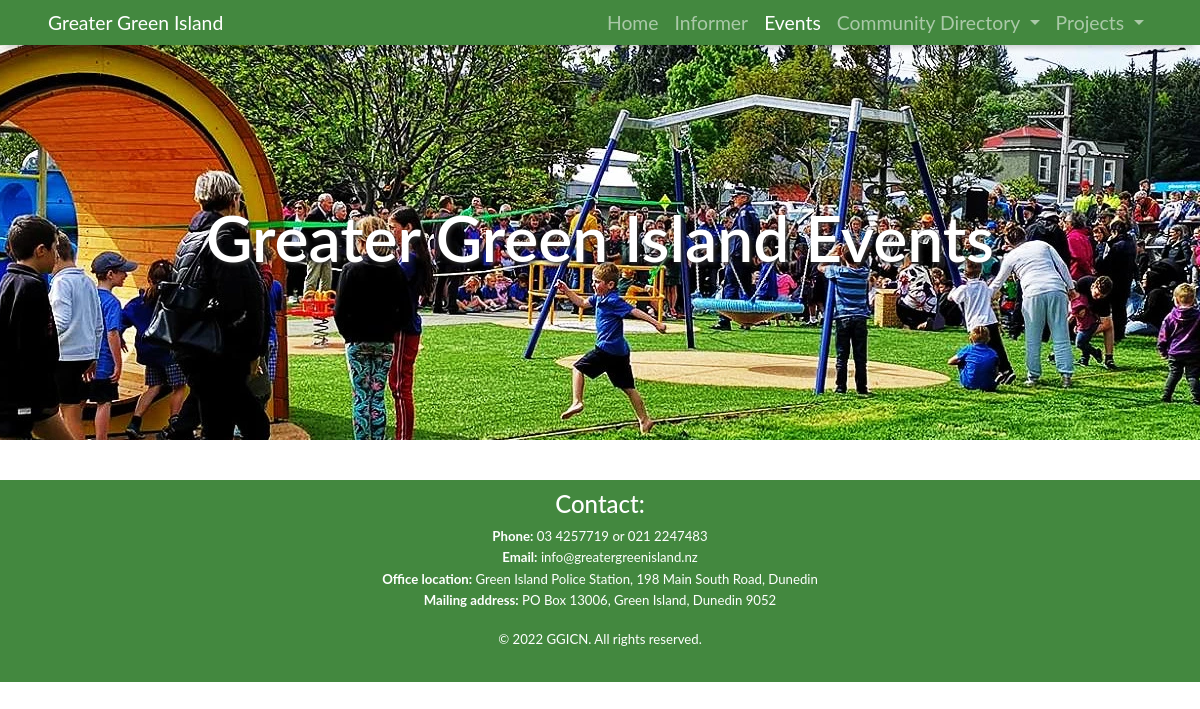
Before: /events with the older database file.
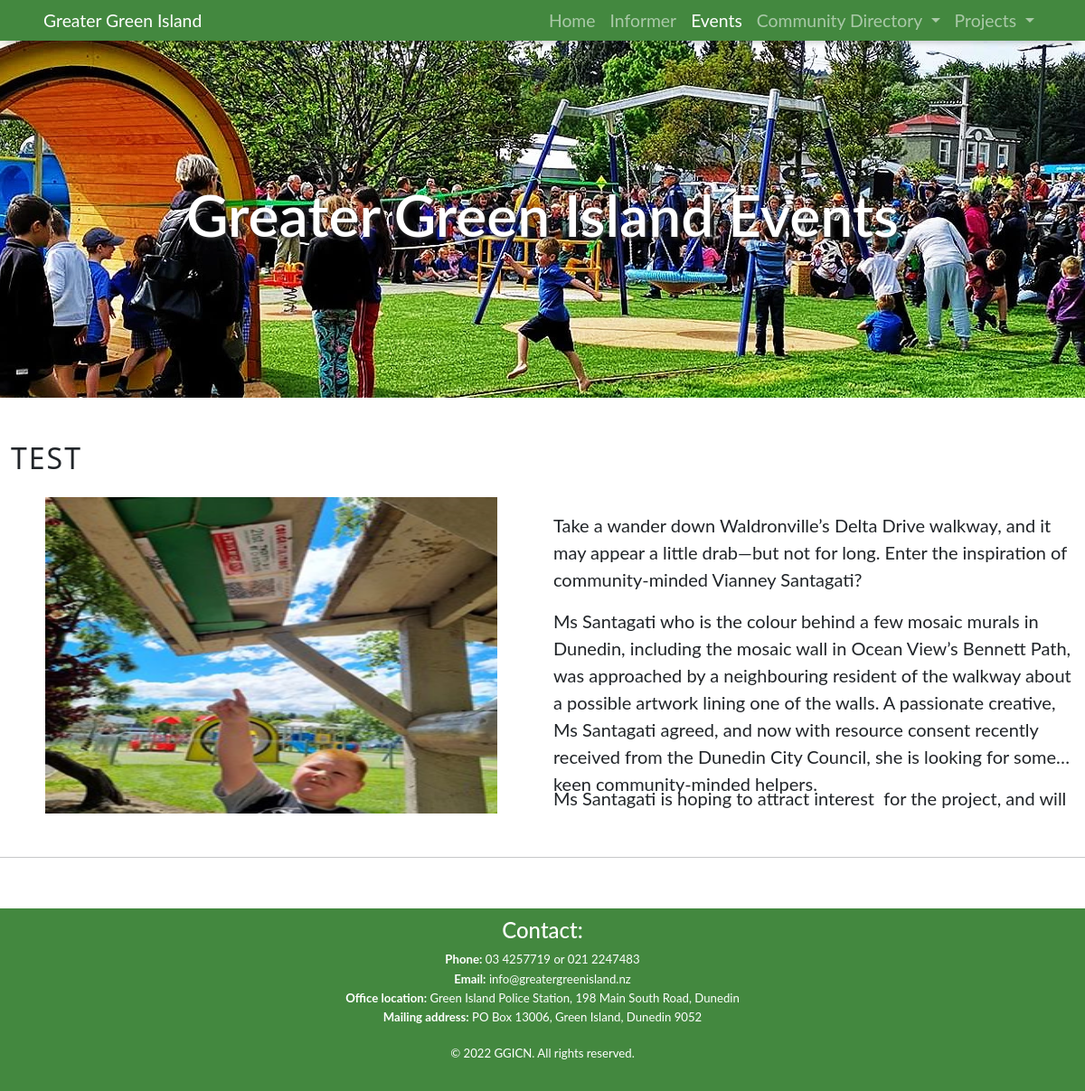
After: the same page with the newer database file.
### flask_app.py (models this page shows)
class Events(db.Model):
    id = db.Column(db.Integer, primary_key=True, autoincrement=True)
    title = db.Column(db.String(256), nullable=False)
    subtitle = db.Column(db.String(256))
    body = db.Column(db.Text, nullable=False)
    date = db.Column(db.String(256))
    img_name = db.Column(db.String(250))

### flask_app.py (the view)
@app.route("/events")
def events():
    return render_template("events.html", events=Events.query.all())

### templates/events.html (shortened to what this page needs)
{% extends "base.html" %}
{% block nav_events %}active{% endblock nav_events %}
{% block heading %}Greater Green Island Events{% endblock heading %}
{% block image %}header-img{% endblock image %}
{% block content %}
<div class="row">
  {% for i in events %}
  {% if i.id % 2 == 0 %}
  <div class="event-heroes container px-4 py-5">
    <h5><a href="/events/{{ i.id }}">{{ i.title }}</a></h5>
    <h6>{{ i.subtitle }}</h6>
    <div class="row flex-lg-row-reverse align-items-top">
      <div class="col-10 col-lg-6">
        <img src="static/uploads/{{ i.img_name }}", class="d-block mx-lg-auto img-fluid" loading="lazy">
      </div>
      <div class="line-clamp col-10 col-lg-6">
        {% if current_user.is_authenticated %}
        <div>
          <a class="btn btn-primary" href="/edit_event/{{ i.id}}">Edit event</a>
          <a class="btn btn-danger" href="/delete_event/{{ i.id}}">Delete event</a>
        </div>
        {% endif %}
        <p class="lead">{{ i.body|safe }}</p>
        <div class="d-grid gap-2 d-md-flex justify-content-md-start">
        </div>
      </div>
    </div>
  </div>
  <hr />
{% else %}
<div class="event-heroes container col-xxl-8 px-4 py-5">
  <h4 class="mb-4">{{ i.title }}</h4>
  <div class="row flex-lg-row align-items-top">
    <div class="col-10 col-sm-8 col-lg-6">
      <img src="static/uploads/{{ i.img_name }}", class="d-block mx-lg-auto img-fluid" width="500" height="350" loading="lazy">
    </div>
    <div class="line-clamp col-lg-6">
      <p class="lead">{{ i.body|safe }}</p>
    </div>
  </div>
</div>
<hr />
{% endif %}
{% endfor %}
</div>
{% endblock %}

### templates/base.html (shortened to what this page needs)
<!DOCTYPE html>
<html lang="en" dir="ltr" class="no-js>
<head>
    <meta charset="utf-8">
    <link href="https://cdn.jsdelivr.net/npm/bootstrap@5.1.3/dist/css/bootstrap.min.css" rel="stylesheet">
    <link rel="stylesheet" href="{{ url_for('static', filename='styles.css') }}">
</head>
<body>
<nav class="navbar navbar-expand-lg navbar-dark">
    <div class="container-fluid">
        <a class="navbar-brand" href="{{ url_for('home') }}">Greater Green Island</a>
        <div class="collapse navbar-collapse" id="navbar">
            <ul class="navbar-nav me-auto mb-2 mb-lg-0">
                <li class="nav-item">
                    <a class="nav-link {% block nav_home %}{% endblock nav_home %}" href="{{ url_for('home') }}">Home</a>
                </li>
                <li class="nav-item">
                    <a class="nav-link {% block nav_informer %}{% endblock nav_informer %}" href="{{ url_for('informer') }}">Informer</a>
                </li>
                <li class="nav-item">
                    <a class="nav-link {% block nav_events %}{% endblock nav_events %}" href="{{ url_for('events') }}">Events</a>
                </li>
                <li class="nav-item dropdown">
                    <a class="nav-link {% block nav_directory %}{% endblock nav_directory %} dropdown-toggle" href="#" id="navbarDropdown" role="button" data-bs-toggle="dropdown" aria-expanded="false">
                        Community Directory
                    </a>
                </li>
                <li class="nav-item dropdown">
                    <a class="nav-link {% block nav_projects %}{% endblock nav_projects %} dropdown-toggle" href="#" id="navbarDropdown" role="button" data-bs-toggle="dropdown" aria-expanded="false">
                        Projects
                    </a>
                </li>
            </ul>
        </div>
    </div>
</nav>
<div class="container-fluid {% block image %}{% endblock image %}">
    <div class="title-text">
        <h1>{% block heading %}{% endblock heading %}</h1>
    </div>
</div>
    {% block content %}
    {% endblock content %}
<footer>
    <div class="footer-contacts">
        <h5>Contact:</h5>
        <p><b>Phone:</b> 03 4257719 or 021 2247483</p>
        <p><b>Email:</b> info@greatergreenisland.nz</p>
        <p><b>Office location:</b> Green Island Police Station, 198 Main South Road, Dunedin</p>
        <p><b>Mailing address:</b> PO Box 13006, Green Island, Dunedin 9052</p>
        <br />
        <p>&copy; 2022 GGICN. All rights reserved.</p>
    </div>
</footer>
</body>
</html>

### static/styles.css (style rules this page uses)
:root { --theme: #43883fff; --secondary: #303030; --bs-gutter-y: 1.5rem; }
html, body { max-width: 100%; overflow-x: hidden; }
p, a, h5, h6, h1, li { font-family: 'Lato', sans-serif; }
h3, h4 { font-weight: 400; letter-spacing: 2px; text-transform: uppercase; }
.navbar { position: fixed; top: 0; left: 0; background-color: var(--theme); z-index: 1; width: 100%; box-shadow: 0 8px 6px -6px rgb(0 0 0 / 20%); }
.webp .header-img { background: url("images/playground-opening.webp") center; }
.header-img { height: 40vh; background-size: cover; }
.title-text { color: #fff; position: relative; left: 5vw; top: 28vh; }
.title-text h1 { font-size: 2rem; text-shadow: 2px 2px 4px var(--secondary); font-weight: 600; }
.navbar-collapse { flex-grow: 0; }
.line-clamp { display: -webkit-box; -webkit-line-clamp: 9; -webkit-box-orient: vertical; overflow: hidden; }
.event-heroes p { font-size: 1.25rem; }
.event-heroes .img-fluid { max-height: 350px; max-width: 500px; }
footer { background-color: var(--theme); color: white; font-size: 75%; padding-top: 10px; padding-bottom: 30px; text-align: center; margin-top: 40px; }
footer p { margin-bottom: 0.1rem; }
@media screen and (min-width: 990px) { h4 { margin-bottom: 2.2rem !important; } }
@media screen and (min-width: 990px) { .navbar { padding: 0 3%; } }
@media screen and (min-width: 990px) { .navbar, .navbar-brand, li, p { font-size: 110%; } }
@media screen and (min-width: 990px) { h4, h5 { font-size: 200%; } }
@media screen and (min-width: 990px) { .header-img { height: 55vh; } }
@media screen and (min-width: 990px) { .title-text { left: auto; top: 25vh; } }
@media screen and (min-width: 990px) { .title-text h1 { font-size: 4rem; text-align: center; text-shadow: 2px 2px 4px var(--secondary); } }

Changed rows visible on the page:
added Events: title "TEST", img_name (picture), body "Take a wander down Waldronville’s Delta Drive walkway, and it may appear a little drab—but not for long. Enter the inspiration of community-minded Vianney Santagati? Ms Santagati who is the colour behind a few mosaic murals in Dunedin, including the mosaic wall in Ocean View’s Bennett Path, was approached by a neighbouring resident of the walkway about a possible artwork lining one of the walls. A passionate creative, Ms Santagati agreed, and now with resource consent recently received from the Dunedin City Council, she is looking for some keen community-minded helpers. Ms Santagati is hoping to attract interest for the project, and…"
